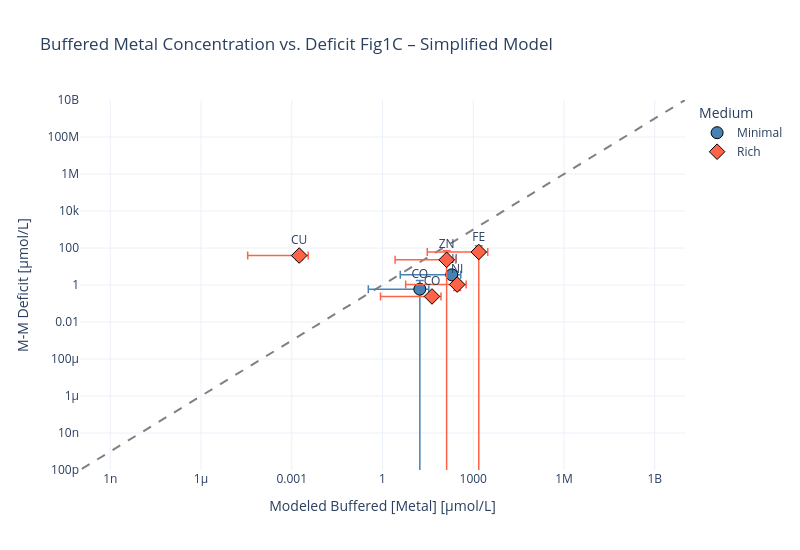

The code cell stored with this chart in its notebook:
### Markdown cell above
### Plot 2 – Simplified model: estimated buffered [Metal] vs. M-M deficit

### Code cell
plot_df_simp = build_plot_df(
    est_simplified_minimal_lb, est_simplified_minimal_ub,
    est_simplified_rich_lb,    est_simplified_rich_ub,
    deficit_minimal, deficit_rich,
)

fig2 = go.Figure()
fig2.add_trace(go.Scatter(
    x=x_ref * 1e6, y=x_ref * 1e6,
    mode='lines', name='y = x',
    line=dict(color="gray", dash="dash"), showlegend=False,
))

for medium, grp in plot_df_simp.groupby("Medium"):
    x_lb     = grp["est_buf_lb_M"]     * 1e6
    x_ub     = grp["est_buf_ub_M"]     * 1e6
    x_center = grp["est_buf_center_M"] * 1e6
    y        = grp["deficit_M"]        * 1e6
    y_err    = grp["deficit_M_err"]    * 1e6
    fig2.add_trace(go.Scatter(
        x=x_center,
        y=y,
        mode='markers+text',
        name=medium,
        text=grp["Element"],
        textposition='top center',
        marker=dict(size=12, color=COLORS[medium], symbol=SYMBOLS[medium],
                    line=dict(width=1, color="black")),
        error_x=dict(
            type='data', symmetric=False,
            array=(x_ub - x_center).tolist(),
            arrayminus=(x_center - x_lb).tolist(),
            visible=True, thickness=1.5,
        ),
        error_y=dict(
            type='data',
            array=y_err.tolist(),
            visible=True, thickness=1.5,
        ),
    ))

fig2.update_layout(
    title='Buffered Metal Concentration vs. Deficit Fig1C – Simplified Model',
    xaxis=dict(title="Modeled Buffered [Metal] [µmol/L]", type="log", range=[-10, 10]),
    yaxis=dict(title="Estimated Deficit [µmol/L]",             type="log", range=[-10, 10]),
    legend_title='Medium', template='plotly_white', width=800, height=550,
)
fig2.show()

### Figure 1 — Plotly figure (JSON) as saved in the notebook; plotly's stock layout.template omitted (floating-point values rounded to 4 significant figures)
{"data": [{"line": {"color": "gray", "dash": "dash"}, "mode": "lines", "name": "y = x", "showlegend": false, "x": [1e-14, 2.009e-14, 4.037e-14, 8.111e-14, 1.63e-13, 3.275e-13, 6.579e-13, 1.322e-12, 2.656e-12, 5.337e-12, 1.072e-11, 2.154e-11, 4.329e-11, 8.697e-11, 1.748e-10, 3.511e-10, 7.055e-10, 1.417e-09, 2.848e-09, 5.722e-09, 1.15e-08, 2.31e-08, 4.642e-08, 9.326e-08, 1.874e-07, 3.765e-07, 7.565e-07, 1.52e-06, 3.054e-06, 6.136e-06, 1.233e-05, 2.477e-05, 4.977e-05, 0.0001, 0.0002009, 0.0004037, 0.0008111, 0.00163, 0.003275, 0.006579, 0.01322, 0.02656, 0.05337, 0.1072, 0.2154, 0.4329, 0.8697, 1.748, 3.511, 7.055, 14.17, 28.48, 57.22, 115.0, 231.0, 464.2, 932.6, 1874.0, 3765.0, 7565.0, 15200.0, 30540.0, 61360.0, 123300.0, 247700.0, 497700.0, 1000000.0, 2009000.0, 4037000.0, 8111000.0, 16300000.0, 32750000.0, 65790000.0, 132200000.0, 265600000.0, 533700000.0, 1072000000.0, 2154000000.0, 4329000000.0, 8697000000.0, 17480000000.0, 35110000000.0, 70550000000.0, 141700000000.0, 284800000000.0, 572200000000.0, 1150000000000.0, 2310000000000.0, 4642000000000.0, 9326000000000.0, 18740000000000.0, 37650000000000.0, 75650000000000.0, 152000000000000.0, 305400000000000.0, 613600000000000.0, 1233000000000000.0, 2477000000000000.0, 4977000000000000.0, 1e+16], "y": [1e-14, 2.009e-14, 4.037e-14, 8.111e-14, 1.63e-13, 3.275e-13, 6.579e-13, 1.322e-12, 2.656e-12, 5.337e-12, 1.072e-11, 2.154e-11, 4.329e-11, 8.697e-11, 1.748e-10, 3.511e-10, 7.055e-10, 1.417e-09, 2.848e-09, 5.722e-09, 1.15e-08, 2.31e-08, 4.642e-08, 9.326e-08, 1.874e-07, 3.765e-07, 7.565e-07, 1.52e-06, 3.054e-06, 6.136e-06, 1.233e-05, 2.477e-05, 4.977e-05, 0.0001, 0.0002009, 0.0004037, 0.0008111, 0.00163, 0.003275, 0.006579, 0.01322, 0.02656, 0.05337, 0.1072, 0.2154, 0.4329, 0.8697, 1.748, 3.511, 7.055, 14.17, 28.48, 57.22, 115.0, 231.0, 464.2, 932.6, 1874.0, 3765.0, 7565.0, 15200.0, 30540.0, 61360.0, 123300.0, 247700.0, 497700.0, 1000000.0, 2009000.0, 4037000.0, 8111000.0, 16300000.0, 32750000.0, 65790000.0, 132200000.0, 265600000.0, 533700000.0, 1072000000.0, 2154000000.0, 4329000000.0, 8697000000.0, 17480000000.0, 35110000000.0, 70550000000.0, 141700000000.0, 284800000000.0, 572200000000.0, 1150000000000.0, 2310000000000.0, 4642000000000.0, 9326000000000.0, 18740000000000.0, 37650000000000.0, 75650000000000.0, 152000000000000.0, 305400000000000.0, 613600000000000.0, 1233000000000000.0, 2477000000000000.0, 4977000000000000.0, 1e+16], "type": "scatter"}, {"error_x": {"array": [16.81, 191.2], "arrayminus": [16.81, 191.2], "symmetric": false, "thickness": 1.5, "type": "data", "visible": true}, "error_y": {"array": [1.145, 1.154], "thickness": 1.5, "type": "data", "visible": true}, "marker": {"color": "steelblue", "line": {"color": "black", "width": 1}, "size": 12, "symbol": "circle"}, "mode": "markers+text", "name": "Minimal", "text": ["CO", "NI"], "textposition": "top center", "x": [17.15, 195.0], "y": [0.5957, 3.546], "type": "scatter"}, {"error_x": {"array": [1492.0, 42.47, 288.5, 0.00173, 129.2], "arrayminus": [1492.0, 42.47, 288.5, 0.00173, 129.2], "symmetric": false, "thickness": 1.5, "type": "data", "visible": true}, "error_y": {"array": [71.59, 0.05403, 0.5487, 15.88, 49.17], "thickness": 1.5, "type": "data", "visible": true}, "marker": {"color": "tomato", "line": {"color": "black", "width": 1}, "size": 12, "symbol": "diamond"}, "mode": "markers+text", "name": "Rich", "text": ["FE", "CO", "NI", "CU", "ZN"], "textposition": "top center", "x": [1523.0, 43.33, 294.3, 0.001765, 131.8], "y": [60.76, 0.2397, 1.057, 39.1, 22.9], "type": "scatter"}], "layout": {"xaxis": {"title": {"text": "Modeled Buffered [Metal] [µmol/L]"}, "type": "log", "range": [-10, 10]}, "yaxis": {"title": {"text": "M-M Deficit [µmol/L]"}, "type": "log", "range": [-10, 10]}, "title": {"text": "Buffered Metal Concentration vs. Deficit Fig1C – Simplified Model"}, "legend": {"title": {"text": "Medium"}}, "width": 800, "height": 550}}
